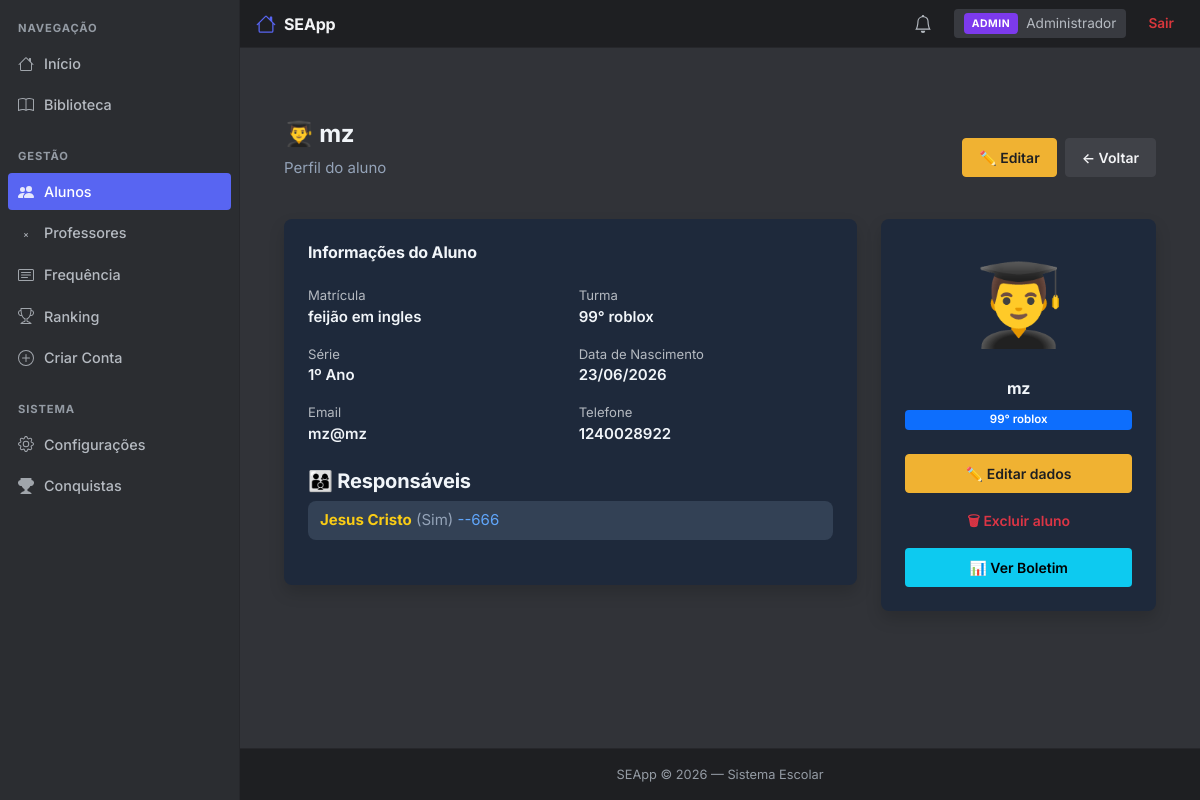
/alunos/7 (signed in), run on an earlier commit of the app's database.
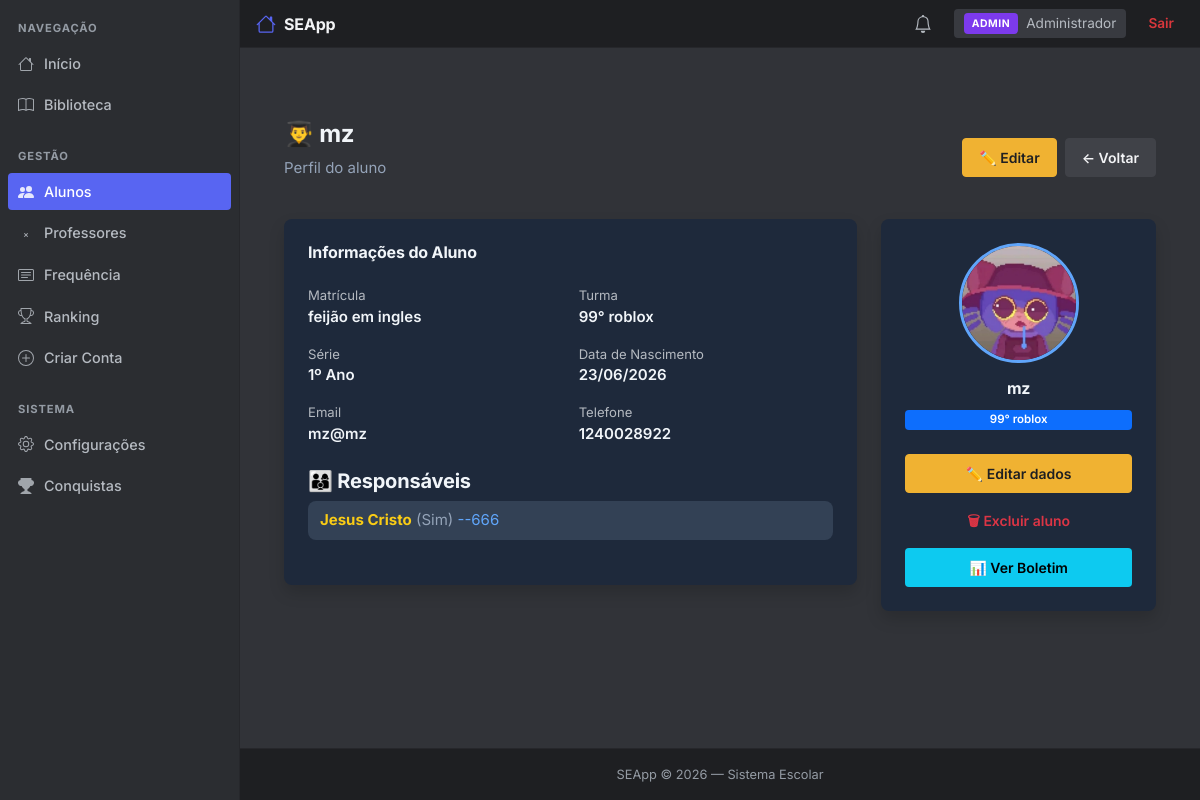
And on a later commit of the database.
### app/models/usuario.py (models this page shows, shortened)
class Usuario(db.Model):
    __tablename__ = 'usuarios'
    id = db.Column(db.Integer, primary_key=True)
    nome = db.Column(db.String(100), nullable=False)
    email = db.Column(db.String(120), unique=True, nullable=False)
    senha = db.Column(db.String(255), nullable=False)
    tipo = db.Column(db.String(20), nullable=False, default='aluno')
    foto = db.Column(db.String(200), nullable=True)
    criado_em = db.Column(db.DateTime, default=datetime.utcnow)
    @property
    def senha_criptografada(self):
        return self.senha

### app/models/aluno.py (models this page shows, shortened)
class Aluno(db.Model):
    __tablename__ = 'alunos'
    id = db.Column(db.Integer, primary_key=True)
    usuario_id = db.Column(db.Integer, db.ForeignKey('usuarios.id'), unique=True, nullable=False)
    matricula = db.Column(db.String(50), unique=True, nullable=False)
    data_nascimento = db.Column(db.Date, nullable=True)
    serie = db.Column(db.String(20), nullable=True)
    turma = db.Column(db.String(20), nullable=True)
    telefone = db.Column(db.String(20), nullable=True)
    responsaveis = db.Column(db.Text, nullable=True)  # JSON string
    notas = db.Column(db.Text, nullable=True)  # JSON string
    usuario = db.relationship('Usuario', backref='aluno_rel', uselist=False, lazy=True)

### app/routes/alunos.py (the view)
@alunos_bp.route("/alunos/<int:aluno_id>")
def perfil(aluno_id):
    if 'usuario_id' not in session:
        return redirect(url_for('auth.login'))
    if not is_staff():
        flash("Acesso negado.", "danger")
        return redirect(url_for('dashboard.index'))
    aluno = Aluno.query.get(aluno_id)
    if not aluno:
        flash("Aluno não encontrado.", "danger")
        return redirect(url_for('alunos.listar'))
    aluno_info = {
        "id": aluno.id,
        "nome": aluno.usuario.nome if aluno.usuario else "Sem nome",
        "matricula": aluno.matricula,
        "data_nascimento": aluno.data_nascimento.strftime("%d/%m/%Y") if aluno.data_nascimento else None,
        "serie": aluno.serie,
        "turma": aluno.turma,
        "email": aluno.usuario.email if aluno.usuario else None,
        "telefone": aluno.telefone,
        "foto": aluno.usuario.foto if aluno.usuario else None,
        "responsaveis": json.loads(aluno.responsaveis) if aluno.responsaveis else [],
        "notas": json.loads(aluno.notas) if aluno.notas else []
    }
    return render_template("alunos/perfil.html", aluno=aluno_info, pode_editar=is_admin())

### app/routes/alunos.py (called while the page is built)
def is_admin():
    return session.get("tipo") in ["admin", "diretor"]

def is_staff():
    return session.get("tipo") in ["admin", "diretor", "professor"]

### templates/alunos/perfil.html (shortened to what this page needs)
{% extends 'base.html' %}
{% block content %}
<div class="container mt-5">
    <div class="d-flex justify-content-between align-items-center mb-4">
        <div>
            <h1 class="fw-bold" style="color: #f1f5f9;">👨‍🎓 {{ aluno.nome }}</h1>
            <p style="color: #94a3b8;">Perfil do aluno</p>
        </div>
        <div class="d-flex gap-2">
            {% if pode_editar %}
            <a href="{{ url_for('alunos.editar', aluno_id=aluno.id) }}" class="btn btn-warning">✏️ Editar</a>
            {% endif %}
            <a href="{{ url_for('alunos.listar') }}" class="btn btn-secondary">← Voltar</a>
        </div>
    </div>
    <div class="row g-4">
        <div class="col-md-8">
            <div class="card border-0 shadow p-4" style="background: #1e293b; color: #f1f5f9;">
                <h4 class="fw-bold mb-4" style="color: #f1f5f9;">Informações do Aluno</h4>
                <div class="row g-3">
                    <div class="col-md-6">
                        <div class="text-secondary small">Matrícula</div>
                        <div class="fw-semibold" style="color: #f1f5f9;">{{ aluno.matricula or '-' }}</div>
                    </div>
                    <div class="col-md-6">
                        <div class="text-secondary small">Turma</div>
                        <div class="fw-semibold" style="color: #f1f5f9;">{{ aluno.turma or '-' }}</div>
                    </div>
                    <div class="col-md-6">
                        <div class="text-secondary small">Série</div>
                        <div class="fw-semibold" style="color: #f1f5f9;">{{ aluno.serie or '-' }}</div>
                    </div>
                    <div class="col-md-6">
                        <div class="text-secondary small">Data de Nascimento</div>
                        <div class="fw-semibold" style="color: #f1f5f9;">{{ aluno.data_nascimento or '-' }}</div>
                    </div>
                    <div class="col-md-6">
                        <div class="text-secondary small">Email</div>
                        <div class="fw-semibold" style="color: #f1f5f9;">{{ aluno.email or '-' }}</div>
                    </div>
                    <div class="col-md-6">
                        <div class="text-secondary small">Telefone</div>
                        <div class="fw-semibold" style="color: #f1f5f9;">{{ aluno.telefone or '-' }}</div>
                    </div>
                </div>
                {% if aluno.responsaveis %}
                <h5 class="fw-bold mt-4" style="color: #f1f5f9;">👨‍👩‍👦 Responsáveis</h5>
                <ul class="list-unstyled">
                    {% for r in aluno.responsaveis %}
                    <li style="color: #cbd5e1; background: #334155; padding: 8px 12px; border-radius: 8px; margin-bottom: 5px;">
                        <strong style="color: #facc15;">{{ r.nome }}</strong>
                        <span style="color: #94a3b8;">({{ r.parentesco }})</span>
                        <span style="color: #60a5fa;">{{ r.telefone }}</span>
                    </li>
                    {% endfor %}
                </ul>
                {% else %}
                <p style="color: #94a3b8;">Nenhum responsável cadastrado.</p>
                {% endif %}
            </div>
        </div>
        <div class="col-md-4">
            <div class="card border-0 shadow p-4 text-center" style="background: #1e293b; color: #f1f5f9;">
                {% if aluno.foto %}
                    <img src="{{ url_for('static', filename=aluno.foto) }}" alt="Foto" class="rounded-circle mx-auto d-block" style="width:120px;height:120px;object-fit:cover;border:3px solid #60A5FA;">
                {% else %}
                    <span style="font-size: 5rem;">👨‍🎓</span>
                {% endif %}
                <h4 class="fw-bold mt-3" style="color: #f1f5f9;">{{ aluno.nome }}</h4>
                <span class="badge bg-primary mt-1">{{ aluno.turma or 'Sem turma' }}</span>
                <div class="mt-4 d-grid gap-2">
                    {% if pode_editar %}
                    <a href="{{ url_for('alunos.editar', aluno_id=aluno.id) }}" class="btn btn-warning">✏️ Editar dados</a>
                    <form action="{{ url_for('alunos.excluir', aluno_id=aluno.id) }}" method="POST"
                          onsubmit="return confirm('Tem certeza que deseja excluir este aluno?')">
                        <button type="submit" class="btn btn-outline-danger w-100">🗑 Excluir aluno</button>
                    </form>
                    {% endif %}
                    <a href="{{ url_for('notas.boletim', aluno_id=aluno.id) }}" class="btn btn-info">📊 Ver Boletim</a>
                </div>
            </div>
        </div>
    </div>
</div>
{% endblock %}

### templates/base.html (shortened to what this page needs)
<!DOCTYPE html>
<html lang="pt-br">
<head>
    <link href="https://cdn.jsdelivr.net/npm/bootstrap@5.3.3/dist/css/bootstrap.min.css" rel="stylesheet">
    <link rel="stylesheet" href="{{ url_for('static', filename='css/style.css', v='20260925-2') }}">
</head>
<body>
{% if session.get("usuario") %}
<div class="app-layout">
    {% include 'components/sidebar.html' %}
    <div style="flex: 1; display: flex; flex-direction: column; min-width: 0;">
        {% include 'components/topbar.html' %}
        <main class="main-content">
            {% block content %}{% endblock %}
        </main>
        {% include 'components/footer.html' %}
    </div>
</div>
{% else %}
<main style="flex: 1;">
    {% block content_auth %}{% endblock %}
</main>
{% endif %}
</body>
</html>

### templates/components/sidebar.html (shortened to what this page needs)
<aside class="sidebar">
    <div class="sidebar-title">Navegação</div>
    <a href="{{ url_for('dashboard.index') }}" class="sidebar-link {% if request.endpoint == 'dashboard.index' %}active{% endif %}">
        <span>Início</span>
    </a>
    <a href="{{ url_for('biblioteca.listar') }}" class="sidebar-link {% if 'biblioteca' in request.endpoint %}active{% endif %}">
        <span>Biblioteca</span>
    </a>
    {% if session.get('tipo') in ['admin', 'diretor', 'professor'] %}
    <div class="sidebar-title" style="margin-top: 12px;">Gestão</div>
    <a href="{{ url_for('alunos.listar') }}" class="sidebar-link {% if 'alunos' in request.endpoint %}active{% endif %}">
        <span>Alunos</span>
    </a>
    {% if session.get('tipo') in ['admin', 'diretor'] %}
    <a href="{{ url_for('professores.listar') }}" class="sidebar-link {% if 'professores' in request.endpoint %}active{% endif %}">
        <svg xmlns="http://www.w3.org/2000/svg" width="16" height="16" fill="currentColor" viewBox="0 0 16 16">
            <path d="M6.146 8.146a.5.5 0 0 1 .708 0L8 9.293l1.146-1.147a.5.5 0 1 1 .708.708L8.707 10l1.147 1.146a.5.5 0 0 1-.708.708L8 10.707l-1.146 1.147a.5.5 0 0 1-.708-.708L7.293 10 6.146 8.854a.5.5 0 0 1 0-.708z"/>
        </svg>
        <span>Professores</span>
    </a>
    {% endif %}
    <a href="{{ url_for('frequencia.chamada') }}" class="sidebar-link {% if 'frequencia' in request.endpoint %}active{% endif %}">
        <span>Frequência</span>
    </a>
    <a href="{{ url_for('gamificacao.ranking') }}" class="sidebar-link {% if 'gamificacao' in request.endpoint %}active{% endif %}">
        <span>Ranking</span>
    </a>
    {% endif %}
    {% if session.get('tipo') in ['admin', 'diretor'] %}
    <a href="{{ url_for('auth.cadastro') }}" class="sidebar-link">
        <svg xmlns="http://www.w3.org/2000/svg" width="16" height="16" fill="currentColor" viewBox="0 0 16 16">
            <path d="M8 15A7 7 0 1 1 8 1a7 7 0 0 1 0 14zm0 1A8 8 0 1 0 8 0a8 8 0 0 0 0 16z"/>
            <path d="M8 4a.5.5 0 0 1 .5.5v3h3a.5.5 0 0 1 0 1h-3v3a.5.5 0 0 1-1 0v-3h-3a.5.5 0 0 1 0-1h3v-3A.5.5 0 0 1 8 4z"/>
        </svg>
        <span>Criar Conta</span>
    </a>
    {% endif %}
<div class="sidebar-title" style="margin-top: 12px;">Sistema</div>
<a href="{{ url_for('configuracoes.index') }}" class="sidebar-link {% if 'configuracoes' in request.endpoint %}active{% endif %}">
    <span>Configurações</span>
</a>
<a href="{{ url_for('conquistas.index') }}" class="sidebar-link {% if 'conquistas' in request.endpoint %}active{% endif %}">
    <span>Conquistas</span>
</a>
</aside>

### templates/components/topbar.html (shortened to what this page needs)
<header class="topbar">
    <a class="topbar-brand" href="{{ url_for('dashboard.index') }}">
        SEApp
    </a>
    <div class="topbar-right">
        <a href="{{ url_for('notificacoes.listar') }}" id="sinoNotificacoes" style="position: relative; display: flex; align-items: center; padding: 6px 10px; border-radius: 4px; color: var(--text-2);" onmouseover="this.style.background='var(--surface)'" onmouseout="this.style.background='transparent'">
        </a>
        <div class="topbar-user">
            <span class="topbar-badge {% if session.get('tipo') in ['admin','diretor'] %}badge-admin{% else %}badge-aluno{% endif %}">
                {{ session.get("tipo", "").upper() }}
            </span>
            <span>{{ session["usuario"] }}</span>
        </div>
        <a href="{{ url_for('auth.logout') }}" class="topbar-logout">Sair</a>
    </div>
</header>

### templates/components/footer.html
<footer style="background: var(--bg-nav); border-top: 1px solid var(--border); color: var(--text-3); text-align: center; padding: 16px; font-size: 0.8rem;">
    SEApp &copy; 2026 — Sistema Escolar
</footer>

### static/css/style.css (style rules this page uses)
:root { --bg: #313338; --bg-sidebar: #2B2D31; --bg-nav: #1E1F22; --surface: #383A40; --surface-hover: #404248; --border: #26272B; --border-2: #4E5058; --text: #F2F3F5; --text-2: #B5BAC1; --text-3: #949BA4; --primary: #5865F2; --primary-hover: #4752C4; --success: #23A55A; --success-hover: #1E8F4C; --danger: #DA373C; --danger-hover: #A12828; --warning: #F0B232; --warning-hover: #D89E2A; --radius: 8px; --radius-sm: 4px; --shadow: 0 2px 10px rgba(0,0,0,0.2); --shadow-lg: 0 8px 24px rgba(0,0,0,0.4); }
* { margin: 0; padding: 0; box-sizing: border-box; }
html, body { height: 100%; background: var(--bg); }
body { background: var(--bg); color: var(--text); font-family: "Inter", -apple-system, BlinkMacSystemFont, "Segoe UI", Roboto, sans-serif; font-size: 15px; line-height: 1.5; min-height: 100vh; display: flex; flex-direction: column; -webkit-font-smoothing: antialiased; }
.app-layout { display: flex; flex: 1; min-height: 0; }
.sidebar { width: 240px; background: var(--bg-sidebar); border-right: 1px solid var(--border); padding: 12px 8px; display: flex; flex-direction: column; gap: 4px; flex-shrink: 0; }
.sidebar-title { font-size: 0.7rem; text-transform: uppercase; letter-spacing: 0.08em; color: var(--text-3); font-weight: 700; padding: 8px 10px 4px 10px; }
.sidebar-link { display: flex; align-items: center; gap: 10px; padding: 8px 10px; border-radius: var(--radius-sm); color: var(--text-2); font-size: 0.9rem; font-weight: 500; transition: background 0.1s, color 0.1s; }
.sidebar-link.active { background: var(--primary); color: white; }
.sidebar-link svg { flex-shrink: 0; opacity: 0.85; }
.main-content { flex: 1; overflow-y: auto; padding: 24px 32px; }
.topbar { background: var(--bg-nav); border-bottom: 1px solid var(--border); padding: 8px 16px; display: flex; align-items: center; justify-content: space-between; flex-shrink: 0; height: 48px; }
.topbar-brand { font-size: 1rem; font-weight: 700; color: var(--text); letter-spacing: -0.01em; display: flex; align-items: center; gap: 8px; }
.topbar-right { display: flex; align-items: center; gap: 12px; }
.topbar-user { display: flex; align-items: center; gap: 8px; padding: 4px 10px; border-radius: var(--radius-sm); background: var(--surface); font-size: 0.85rem; color: var(--text-2); }
.topbar-badge { font-size: 0.65rem; font-weight: 700; padding: 3px 8px; border-radius: 4px; letter-spacing: 0.05em; }
.badge-admin { background: #7C3AED; color: white; }
.topbar-logout { color: var(--danger); font-size: 0.85rem; font-weight: 600; padding: 4px 10px; border-radius: var(--radius-sm); transition: background 0.1s; }
h1, h2, h3, h4, h5, h6 { color: var(--text); font-weight: 700; letter-spacing: -0.01em; }
h1 { font-size: 1.5rem; }
h4 { font-size: 1rem; }
p { color: var(--text-2); }
a { text-decoration: none; color: var(--primary); transition: color 0.15s; }
.card { background: var(--surface); border: 1px solid var(--border); border-radius: var(--radius); box-shadow: var(--shadow); }
.btn { font-size: 0.875rem; font-weight: 600; padding: 8px 16px; border-radius: var(--radius-sm); transition: background 0.15s; border: 1px solid transparent; display: inline-flex; align-items: center; justify-content: center; gap: 6px; --bs-btn-focus-box-shadow: none !important; --bs-btn-active-shadow: none !important; }
.btn-warning { background: var(--warning); border-color: var(--warning); color: #1E1F22; }
.btn-secondary { background: var(--surface-hover); border-color: var(--surface-hover); color: var(--text); }
.badge { font-size: 0.72rem; font-weight: 600; padding: 4px 10px; border-radius: 4px; }
.text-secondary, .text-muted { color: var(--text-2) !important; }
.row.g-3 { --bs-gutter-x: 1rem; --bs-gutter-y: 1rem; }
.btn, .btn-primary, .btn-success, .btn-danger, .btn-warning, .btn-secondary, .btn-outline-secondary { --bs-btn-focus-box-shadow: none !important; --bs-btn-active-shadow: none !important; box-shadow: none !important; outline: none !important; }
.btn { -webkit-tap-highlight-color: transparent; }
a, button { -webkit-tap-highlight-color: transparent; }

What changed in the data, as far as the page shows it:
changed Usuario "mz": foto: picture added
